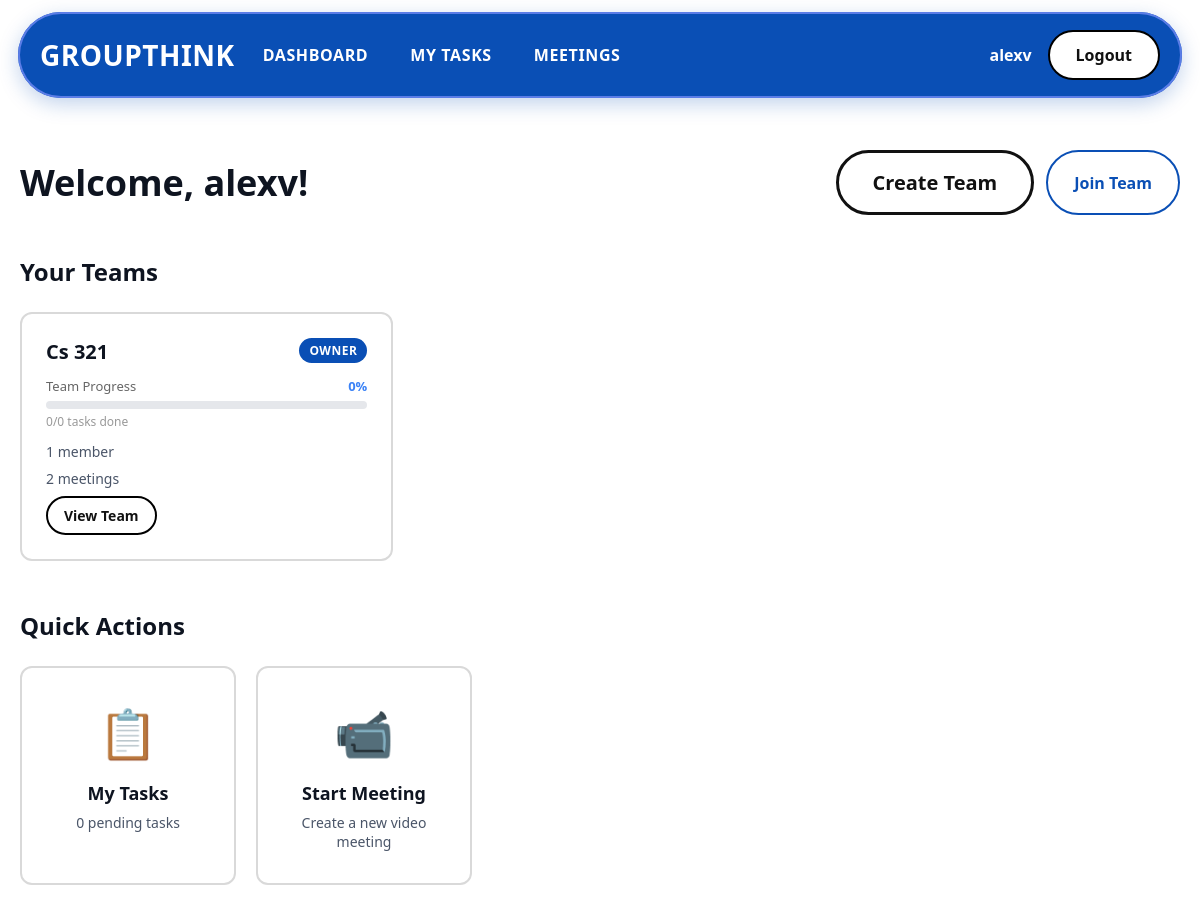
The app's page /dashboard/ (signed in) with its own data.
### home/models.py (models this page shows, shortened)
class UserProfile(models.Model):
    user = models.OneToOneField(User, on_delete=models.CASCADE, related_name='profile')
    display_name = models.CharField(max_length=100)
    email_verified = models.BooleanField(default=False)
    verification_token = models.CharField(max_length=100, blank=True, null=True)
    created_at = models.DateTimeField(auto_now_add=True)
    updated_at = models.DateTimeField(auto_now=True)

class Workspace(models.Model):
    name = models.CharField(max_length=100)
    created_by = models.ForeignKey(User, on_delete=models.CASCADE, related_name='owned_workspaces')
    invite_code = models.CharField(max_length=20, unique=True, blank=True)
    code_visible_to_members = models.BooleanField(default=False)  # Admin controls code visibility
    created_at = models.DateTimeField(auto_now_add=True)
    updated_at = models.DateTimeField(auto_now=True)
    def get_task_completion_percentage(self):
        total_tasks = self.tasks.count()
        if total_tasks == 0:
            return 0
        completed_tasks = self.tasks.filter(status='done').count()
        return int((completed_tasks / total_tasks) * 100)

### home/views.py (the view)
# urls.py: path('dashboard/', views.dashboard, name='dashboard'),
@login_required
def dashboard(request):
    memberships = request.user.workspace_memberships.select_related('workspace').all()
    workspaces = [m.workspace for m in memberships]
    owned_workspaces = request.user.owned_workspaces.all()
    for workspace in workspaces:
        workspace.total_tasks = workspace.tasks.count()
        workspace.completed_tasks = workspace.tasks.filter(status='done').count()
    pending_tasks_count = request.user.assigned_tasks.exclude(status='done').count()
    context = {
        'workspaces': workspaces,
        'owned_workspaces': owned_workspaces,
        'user_profile': request.user.profile,
        'pending_tasks_count': pending_tasks_count,
    }
    return render(request, 'home/dashboard.html', context)

### home/templates/home/dashboard.html (shortened to what this page needs)
{% extends 'home/base.html' %}
{% block content %}
<main class="dashboard-container">
  <div class="dashboard-header">
    <h1>Welcome, {{ user_profile.display_name }}!</h1>
    <div class="dashboard-actions">
      <a href="{% url 'create_workspace' %}" class="btn btn-primary">Create Team</a>
      <a href="{% url 'join_workspace' %}" class="btn btn-secondary">Join Team</a>
    </div>
  </div>
  <section class="workspaces-section">
    <h2>Your Teams</h2>
    {% if workspaces %}
    <div class="workspace-grid">
      {% for workspace in workspaces %}
      <div class="workspace-card">
        <div class="workspace-card-header">
          <h3>{{ workspace.name }}</h3>
          {% if workspace in owned_workspaces %}
          <span class="badge badge-owner">Owner</span>
          {% endif %}
        </div>
        <div style="margin: 12px 0;">
          <div style="display: flex; justify-content: space-between; align-items: center; margin-bottom: 6px;">
            <span style="font-size: 13px; color: #666;">Team Progress</span>
            <span style="font-size: 13px; font-weight: 600; color: #3b82f6;">{{ workspace.get_task_completion_percentage }}%</span>
          </div>
          <div style="width: 100%; height: 8px; background: #e5e7eb; border-radius: 4px; overflow: hidden;">
          </div>
          <p style="font-size: 12px; color: #999; margin: 4px 0 0 0;">
            {{ workspace.completed_tasks }}/{{ workspace.total_tasks }} task{{ workspace.total_tasks|pluralize }} done
          </p>
        </div>
        <p class="workspace-info">
          {{ workspace.memberships.count }} member{{ workspace.memberships.count|pluralize }}
        </p>
        <p class="workspace-info">
          {{ workspace.meetings.count }} meeting{{ workspace.meetings.count|pluralize }}
        </p>
        <a href="{% url 'workspace_detail' workspace.id %}" class="btn btn-small">View Team</a>
      </div>
      {% endfor %}
    </div>
    {% else %}
    <div class="empty-state">
      <p>You haven't joined any teams yet.</p>
      <p>Create a new team or join one using an invite code!</p>
    </div>
    {% endif %}
  </section>
  <section class="quick-actions">
    <h2>Quick Actions</h2>
    <div class="action-buttons">
      <a href="{% url 'my_tasks' %}" class="action-card">
        <div class="action-icon">📋</div>
        <h3>My Tasks</h3>
        <p>{{ pending_tasks_count }} pending task{{ pending_tasks_count|pluralize }}</p>
      </a>
      <a href="{% url 'create_meeting' %}" class="action-card">
        <div class="action-icon">📹</div>
        <h3>Start Meeting</h3>
        <p>Create a new video meeting</p>
      </a>
    </div>
  </section>
</main>
{% endblock %}

### home/templates/home/base.html (shortened to what this page needs)
{% load static %}
<!DOCTYPE html>
<html lang="en">
<head>
  <link rel="stylesheet" href="{% static 'styles.css' %}">
</head>
<body>
  <nav class="nav-wrap">
    <div class="nav">
      <a href="{% url 'index' %}" class="brand" style="text-decoration: none; color: inherit;">GROUPTHINK</a>
      <ul class="links">
        {% if user.is_authenticated %}
        <li><a href="{% url 'dashboard' %}">Dashboard</a></li>
        <li><a href="{% url 'my_tasks' %}">My Tasks</a></li>
        <li><a href="{% url 'create_meeting' %}">Meetings</a></li>
        {% endif %}
      </ul>
      {% if user.is_authenticated %}
      <div style="margin-left: auto; display: flex; align-items: center; gap: 16px;">
        <span style="color: #fff; font-weight: 600;">{{ user.profile.display_name }}</span>
        <a class="btn btn-login" href="{% url 'logout' %}">Logout</a>
      </div>
      {% else %}
      <a class="btn btn-login" href="{% url 'login' %}">Login</a>
      {% endif %}
    </div>
  </nav>
    {% block content %}
    {% endblock %}
</body>

### home/static/styles.css (style rules this page uses)
:root { --bg: #ffffff; --text: #0e1420; --muted: #4a5568; --brand: #0a4fb5; --brand-dark: #073a87; --ringA: #d9d9d9; --ringB: #dfeaf8; }
* { box-sizing:border-box; }
html,body { height:100%; }
body { margin:0; font-family: system-ui, -apple-system, Segoe UI, Roboto, "Helvetica Neue", Arial, "Noto Sans", "Apple Color Emoji", "Segoe UI Emoji", "Segoe UI Symbol", sans-serif; color:var(--text); background:var(--bg); }
.nav-wrap { position:sticky; top:0; z-index:10; padding:12px 18px; }
.nav { max-width:1200px; margin:0 auto; background:var(--brand); color:#fff; display:flex; align-items:center; gap:28px; padding:18px 22px; border-radius:999px; box-shadow:0 6px 20px rgba(10,79,181,.25), inset 0 0 0 2px #5b7de7; }
.brand { font-weight:900; letter-spacing:.5px; font-size:28px; }
.links { display:flex; align-items:center; gap:42px; list-style:none; margin:0; padding:0; }
.links a { text-decoration:none; color:#fff; font-weight:800; text-transform:uppercase; letter-spacing:.6px; }
.btn { display:inline-flex; align-items:center; justify-content:center; padding:12px 26px; border-radius:999px; text-decoration:none; font-weight:700; border:2px solid #000; transition:transform .08s ease; background:#fff; color:#111; }
.btn-login { margin-left:auto; }
.btn-primary { background:transparent; color:#111; border:3px solid #111; padding:16px 34px; font-size:20px; }
.dashboard-container { max-width: 1200px; margin: 0 auto; padding: 40px 20px; }
.dashboard-header { display: flex; justify-content: space-between; align-items: center; margin-bottom: 40px; flex-wrap: wrap; gap: 20px; }
.dashboard-header h1 { margin: 0; font-size: 36px; font-weight: 900; }
.dashboard-actions { display: flex; gap: 12px; }
.btn-secondary { background: #fff; color: var(--brand); border: 2px solid var(--brand); }
.btn-small { padding: 8px 16px; font-size: 14px; }
.workspaces-section { margin-bottom: 48px; }
.workspaces-section h2 { margin: 0 0 24px 0; font-size: 24px; font-weight: 800; }
.workspace-grid { display: grid; grid-template-columns: repeat(auto-fill, minmax(320px, 1fr)); gap: 20px; }
.workspace-card { background: #fff; border: 2px solid var(--ringA); border-radius: 12px; padding: 24px; transition: transform 0.2s, box-shadow 0.2s; }
.workspace-card-header { display: flex; justify-content: space-between; align-items: flex-start; margin-bottom: 12px; }
.workspace-card h3 { margin: 0; font-size: 20px; font-weight: 800; color: var(--text); }
.workspace-info { margin: 8px 0; color: var(--muted); font-size: 14px; }
.badge { display: inline-block; padding: 4px 10px; border-radius: 999px; font-size: 12px; font-weight: 700; text-transform: uppercase; letter-spacing: 0.5px; }
.badge-owner { background: var(--brand); color: #fff; }
.quick-actions { margin-bottom: 48px; }
.quick-actions h2 { margin: 0 0 24px 0; font-size: 24px; font-weight: 800; }
.action-buttons { display: grid; grid-template-columns: repeat(auto-fill, minmax(200px, 1fr)); gap: 20px; }
.action-card { background: #fff; border: 2px solid var(--ringA); border-radius: 12px; padding: 32px 24px; text-align: center; text-decoration: none; color: inherit; transition: transform 0.2s, box-shadow 0.2s; }
.action-icon { font-size: 48px; margin-bottom: 16px; }
.action-card h3 { margin: 0 0 8px 0; font-size: 18px; font-weight: 800; }
.action-card p { margin: 0; color: var(--muted); font-size: 14px; }

### records on screen
UserProfile: display_name "alexv"
Workspace: name "Cs 321", shows "OWNER", get_task_completion_percentage "0", completed_tasks "0", total_tasks "0", memberships.count "1", meetings.count "2"

### other values on screen
{{ user.profile.display_name }} "alexv"
{{ pending_tasks_count }} "0"
